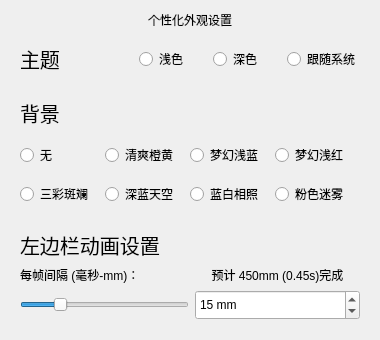
                 <widget class="QWidget" name="scrollAreaWidgetContents_page_settings">
                  <property name="geometry">
                   <rect>
                    <x>0</x>
                    <y>0</y>
                    <width>380</width>
                    <height>336</height>
                   </rect>
                  </property>
                  <layout class="QVBoxLayout" name="verticalLayout_2">
                   <item>
                    <widget class="QLabel" name="label_page_settings_h1">
                     <property name="text">
                      <string>个性化外观设置</string>
                     </property>
                     <property name="scaledContents">
                      <bool>false</bool>
                     </property>
                     <property name="alignment">
                      <set>Qt::AlignCenter</set>
                     </property>
                    </widget>
                   </item>
                   <item>
                    <widget class="QWidget" name="widget_page_settings_subject" native="true">
                     <layout class="QHBoxLayout" name="horizontalLayout_3">
                      <property name="spacing">
                       <number>25</number>
                      </property>
                      <item>
                       <widget class="QLabel" name="label_page_settings_subject_h2">
                        <property name="font">
                         <font>
                          <pointsize>15</pointsize>
                         </font>
                        </property>
                        <property name="text">
                         <string>主题</string>
                        </property>
                       </widget>
                      </item>
                      <item>
                       <spacer name="horizontalSpacer_9">
                        <property name="orientation">
                         <enum>Qt::Horizontal</enum>
                        </property>
                        <property name="sizeHint" stdset="0">
                         <size>
                          <width>40</width>
                          <height>20</height>
                         </size>
                        </property>
                       </spacer>
                      </item>
                      <item>
                       <widget class="QRadioButton" name="radioButton_settings_subject_light">
                        <property name="toolTip">
                         <string>浅色模式</string>
                        </property>
                        <property name="text">
                         <string>浅色</string>
                        </property>
                       </widget>
                      </item>
                      <item>
                       <widget class="QRadioButton" name="radioButton_settings_subject_dark">
                        <property name="toolTip">
                         <string>深色模式</string>
                        </property>
                        <property name="text">
                         <string>深色</string>
                        </property>
                       </widget>
                      </item>
                      <item>
                       <widget class="QRadioButton" name="radioButton_settings_subject_automatic">
                        <property name="toolTip">
                         <string>跟随系统(只限于Mac系统)</string>
                        </property>
                        <property name="text">
                         <string>跟随系统</string>
                        </property>
                       </widget>
                      </item>
                     </layout>
                    </widget>
                   </item>
                   <item>
                    <widget class="QWidget" name="widget_page_settings_background" native="true">
                     <layout class="QGridLayout" name="gridLayout_2">
                      <property name="horizontalSpacing">
                       <number>0</number>
                      </property>
                      <property name="verticalSpacing">
                       <number>15</number>
                      </property>
                      <item row="1" column="0">
                       <widget class="QRadioButton" name="radioButton_settings_background_none">
                        <property name="enabled">
                         <bool>true</bool>
                        </property>
                        <property name="text">
                         <string>无</string>
                        </property>
                       </widget>
                      </item>
                      <item row="1" column="1">
                       <widget class="QRadioButton" name="radioButton_settings_background_1">
                        <property name="text">
                         <string>清爽橙黄</string>
                        </property>
                       </widget>
                      </item>
                      <item row="1" column="2">
                       <widget class="QRadioButton" name="radioButton_settings_background_2">
                        <property name="text">
                         <string>梦幻浅蓝</string>
                        </property>
                       </widget>
                      </item>
                      <item row="1" column="3">
                       <widget class="QRadioButton" name="radioButton_settings_background_3">
                        <property name="text">
                         <string>梦幻浅红</string>
                        </property>
                       </widget>
                      </item>
                      <item row="3" column="0">
                       <widget class="QRadioButton" name="radioButton_settings_background_4">
                        <property name="text">
                         <string>三彩斑斓</string>
                        </property>
                       </widget>
                      </item>
                      <item row="3" column="1">
                       <widget class="QRadioButton" name="radioButton_settings_background_5">
                        <property name="text">
                         <string>深蓝天空</string>
                        </property>
                       </widget>
                      </item>
                      <item row="3" column="2">
                       <widget class="QRadioButton" name="radioButton_settings_background_6">
                        <property name="text">
                         <string>蓝白相照</string>
                        </property>
                       </widget>
                      </item>
                      <item row="3" column="3">
                       <widget class="QRadioButton" name="radioButton_settings_background_7">
                        <property name="text">
                         <string>粉色迷雾</string>
                        </property>
                       </widget>
                      </item>
                      <item row="0" column="0" colspan="4">
                       <widget class="QLabel" name="label_page_settings_background_h2">
                        <property name="font">
                         <font>
                          <pointsize>15</pointsize>
                         </font>
                        </property>
                        <property name="text">
                         <string>背景</string>
                        </property>
                       </widget>
                      </item>
                     </layout>
                    </widget>
                   </item>
                   <item>
                    <widget class="QWidget" name="widget_page_settings_Sidebar" native="true">
                     <property name="styleSheet">
                      <string notr="true"/>
                     </property>
                     <layout class="QGridLayout" name="gridLayout_7">
                      <item row="1" column="0" colspan="2">
                       <widget class="QLabel" name="label_page_settings_background_h3">
                        <property name="sizePolicy">
                         <sizepolicy hsizetype="Minimum" vsizetype="Preferred">
                          <horstretch>0</horstretch>
                          <verstretch>0</verstretch>
                         </sizepolicy>
                        </property>
                        <property name="text">
                         <string>每帧间隔 (毫秒-mm)：</string>
                        </property>
                        <property name="alignment">
                         <set>Qt::AlignLeading|Qt::AlignLeft|Qt::AlignVCenter</set>
                        </property>
                       </widget>
                      </item>
                      <item row="0" column="0" colspan="2">
                       <widget class="QLabel" name="label_page_settings_sidebar_h2">
                        <property name="font">
                         <font>
                          <pointsize>15</pointsize>
                         </font>
                        </property>
                        <property name="text">
                         <string>左边栏动画设置</string>
                        </property>
                       </widget>
                      </item>
                      <item row="2" column="0" colspan="2">
                       <widget class="QSlider" name="horizontalSlider_page_settings_sidebar">
                        <property name="maximum">
                         <number>70</number>
                        </property>
                        <property name="singleStep">
                         <number>1</number>
                        </property>
                        <property name="pageStep">
                         <number>1</number>
                        </property>
                        <property name="value">
                         <number>15</number>
                        </property>
                        <property name="sliderPosition">
                         <number>15</number>
                        </property>
                        <property name="tracking">
                         <bool>true</bool>
                        </property>
                        <property name="orientation">
                         <enum>Qt::Horizontal</enum>
                        </property>
                       </widget>
                      </item>
                      <item row="2" column="2">
                       <widget class="QSpinBox" name="spinBox_page_settings_sidebar">
                        <property name="sizePolicy">
                         <sizepolicy hsizetype="Preferred" vsizetype="Preferred">
                          <horstretch>0</horstretch>
                          <verstretch>0</verstretch>
                         </sizepolicy>
                        </property>
                        <property name="minimumSize">
                         <size>
                          <width>42</width>
                          <height>30</height>
                         </size>
                        </property>
                        <property name="mouseTracking">
                         <bool>false</bool>
                        </property>
                        <property name="focusPolicy">
                         <enum>Qt::StrongFocus</enum>
                        </property>
                        <property name="styleSheet">
                         <string notr="true"/>
                        </property>
                        <property name="suffix">
                         <string> mm</string>
                        </property>
                        <property name="minimum">
                         <number>1</number>
                        </property>
                        <property name="maximum">
                         <number>70</number>
                        </property>
                        <property name="value">
                         <number>15</number>
                        </property>
                       </widget>
                      </item>
                      <item row="1" column="2">
                       <widget class="QLabel" name="label_page_settings_background_h3_2">
                        <property name="sizePolicy">
                         <sizepolicy hsizetype="Maximum" vsizetype="Preferred">
                          <horstretch>0</horstretch>
                          <verstretch>0</verstretch>
                         </sizepolicy>
                        </property>
                        <property name="minimumSize">
                         <size>
                          <width>165</width>
                          <height>16</height>
                         </size>
                        </property>
                        <property name="maximumSize">
                         <size>
                          <width>165</width>
                          <height>16</height>
                         </size>
                        </property>
                        <property name="text">
                         <string>预计 450mm (0.45s)完成</string>
                        </property>
                        <property name="alignment">
                         <set>Qt::AlignCenter</set>
                        </property>
                       </widget>
                      </item>
                     </layout>
                    </widget>
                   </item>
                   <item>
                    <spacer name="verticalSpacer_8">
                     <property name="orientation">
                      <enum>Qt::Vertical</enum>
                     </property>
                     <property name="sizeHint" stdset="0">
                      <size>
                       <width>20</width>
                       <height>40</height>
                      </size>
                     </property>
                    </spacer>
                   </item>
                  </layout>
                 </widget>
